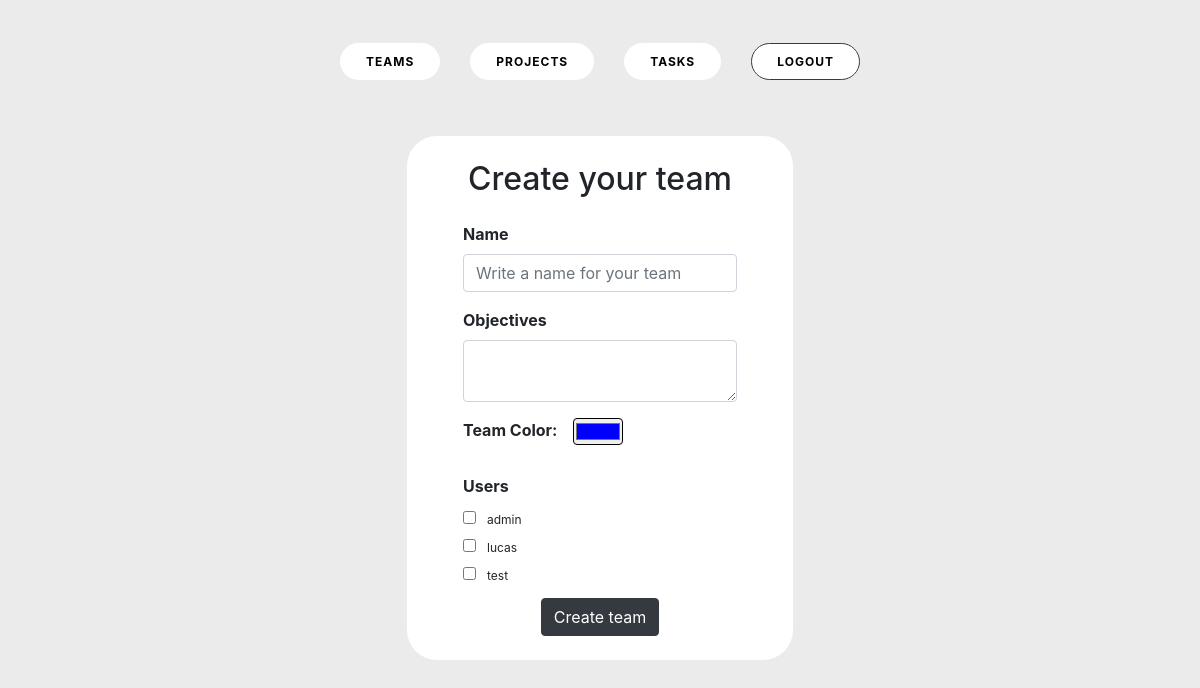
The page /create_team (signed in) on the database as committed earlier.
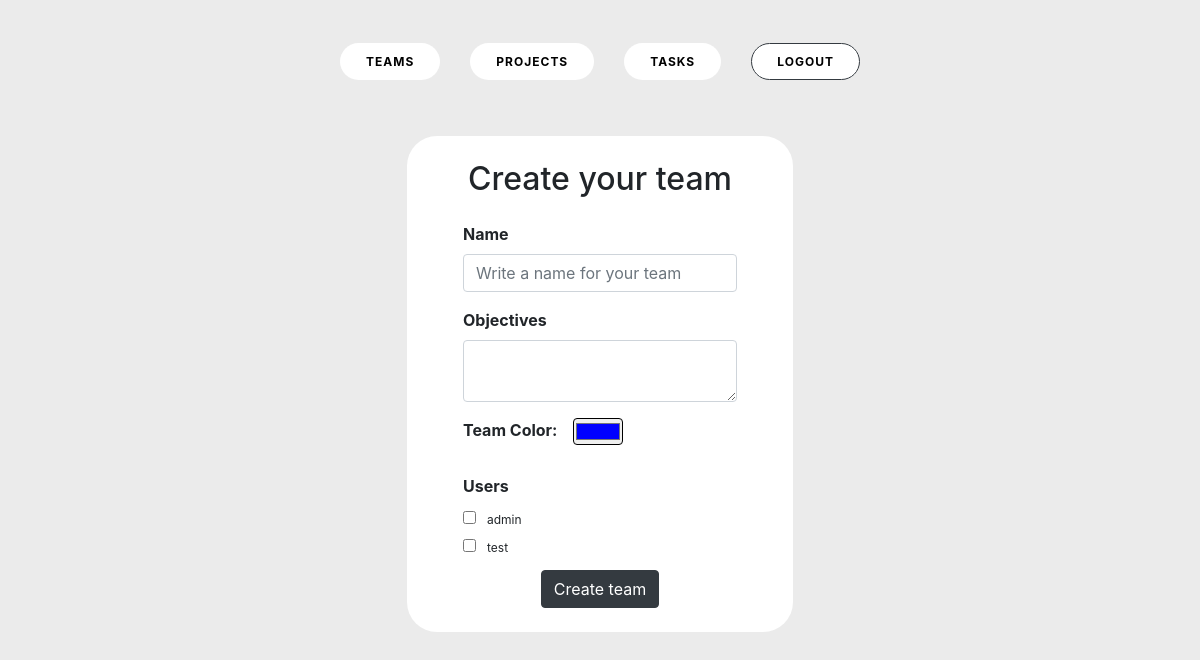
The same page on the database as committed later.
### network/models.py (models this page shows)
class User(AbstractUser):
    pass

### network/views.py (the view, shortened to what this page needs)
# urls.py: path("create_team", views.create_team, name="create_team"),
def create_team(request):
    if request.method == "GET":
        registered_users = User.objects.all()
        registered_list = [{"username": user.username} for user in registered_users]
        objects = {
            "registered_list": registered_list
        }
        return render(request, "network/create_team.html", objects)

### network/templates/network/create_team.html (shortened to what this page needs)
{% extends "network/layout.html" %}
{% load static %}
{% block body %}
  <div class="pt-3"></div>
  <div class="container form_card m-auto px-5 py-3">
    <form id="create_team" action="{% url 'create_team' %}" method="post" class="m-2">
      <h2 class="pb-3">Create your team</h2>
      <div class="form-group">
        <label for="team_input"><b>Name</b></label>
        <input type="text" class="form-control" id="team_input" name="team_name" placeholder="Write a name for your team"  maxlength="15">
      </div>
      <div class="form-group">
          <label for="objective_input"><b>Objectives</b></label>
          <textarea class="form-control" id="objective_input" name="team_objective" max-length="45" rows="2"></textarea>
      </div>
      <div class="form-group d-flex">
        <label for="colorpicker"><b>Team Color: &nbsp;&nbsp;&nbsp;</b></label>
        <input class="rounded" type="color" id="colorpicker" name="team_color" value="#0000ff">
      </div>
      <div class="pt-2">
        <label for="user_checkbox"><b>Users</b></label>
        <div id="user_checkbox">
          {% for user in registered_list %}
            <div class="form-check mb-1">
                <input class="form-check-input" id="flexCheck1" name="user[]" value="{{ user.username }}" type="checkbox">
                <label class="form-check-label" for="flexCheck1"><span class="fst-italic pl-1">{{ user.username }}</span></label>
            </div>
          {% endfor %}
        </div>
      </div>
      <div class="d-flex justify-content-center pt-2">
        <button type="submit" class="btn btn-dark">Create team</button>
      </div>
    </form>
  </div>
{% endblock %}

Rows that differ between the two databases and show on the page:
removed User: username "lucas"
